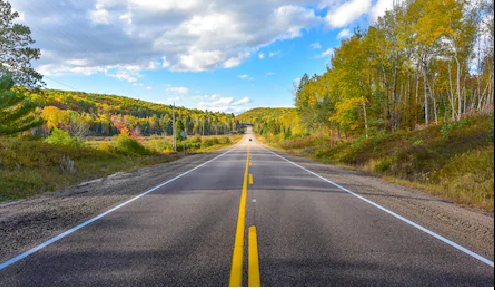
#> input picture Road-Lane-Line-Detection-Project/lane1.png, 495 x 290 px
$ python program_for_image.py
#> lines starting #> are read from the running program, lines starting #| are printed output that depends on the picture; after the words box and inside, x2 and y2 are one past the last pixel; in counts of white or black regions, pixels touching at a corner belong together
# Road Lane Line Detection in an Image - with OpenCV

import cv2
import numpy as np
from matplotlib import pyplot as plt

#Now we define a function that will mask every other thing than our region of interest

def region_of_interest(img, vertices):
    mask = np.zeros_like(img)  #blank matrix that matches the img height and width
    #channel_count = img.shape[2]  #retrive the number of color channels in img
    match_mask_color = 255  #create a match color with same color channel_count
    cv2.fillPoly(mask, vertices, match_mask_color) #Fills the area bounded by one or more polygons.
    masked_image = cv2.bitwise_and(img, mask)
    return masked_image

#Region of Interest: This step is to take into account only the region covered by the road lane.
# A mask is created here, which is of the same dimension as our road image.
# Furthermore, bitwise AND operation is performed between each pixel of our img and this mask.
# It ultimately masks the img and shows the region of interest traced by the region_of_interest_vertices contour of the mask.

def draw_the_lines(img, lines):
    img = np.copy(img)
    blank_image = np.zeros((img.shape[0], img.shape[1], 3), dtype=np.uint8)

    for line in lines:
        for x1, y1, x2, y2 in line:
            cv2.line(blank_image, (x1,y1), (x2,y2), (255, 0, 0), thickness=6)

    img = cv2.addWeighted(img, 0.8, blank_image, 1, 0.0)
    return img

image = cv2.imread('lane1.png')
#> image is the input picture: shape (290, 495, 3); mean B, G, R 111.5, 127.7, 126.3
image = cv2.cvtColor(image, cv2.COLOR_BGR2RGB)

#print(image.shape)    #(height,width,channels)
height = image.shape[0]
#> height = 290
width = image.shape[1]
#> width = 495

region_of_interest_vertices = [
    (0, height),
    (width/2 , height/2 -10),
    (width, 256)
]
#> region_of_interest_vertices = [(0, 290), (247.5, 135), (495, 256)]

gray_image = cv2.cvtColor(image, cv2.COLOR_BGR2GRAY)
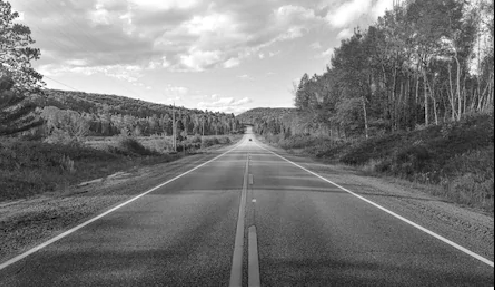
#> gray_image: shape (290, 495); min 0, max 255, mean 122.7
blur = cv2.GaussianBlur(gray_image, (3, 3), 0)
canny_image = cv2.Canny(blur, 55, 192)
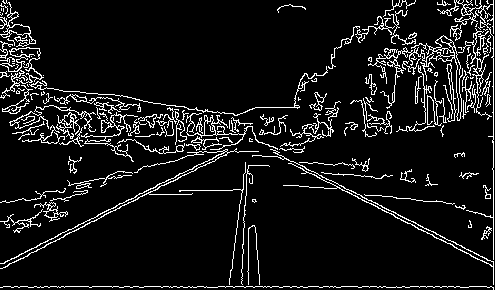
#> canny_image: shape (290, 495); 8.6% white in thin lines or dots

cropped_image = region_of_interest(canny_image,np.array([region_of_interest_vertices], np.int32),)
#> in region_of_interest, `cv2.fillPoly(mask, vertices, match_mask_color)`:
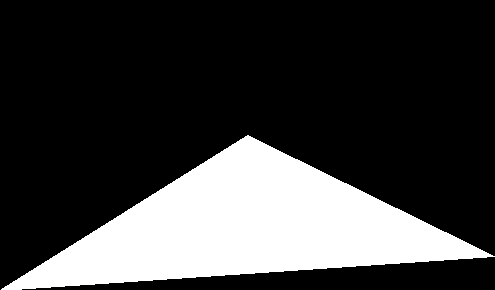
#> mask: shape (290, 495); 24.1% white; 1 white region, box (x1, y1, x2, y2) and area: (1, 135, 495, 290) 34612
#> in region_of_interest, `masked_image = cv2.bitwise_and(img, mask)`:
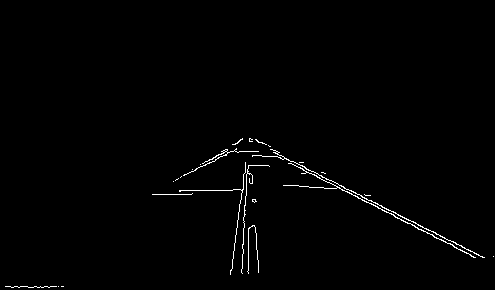
#> masked_image: shape (290, 495); 0.96% white in thin lines or dots, all inside (x1, y1, x2, y2) = (5, 138, 494, 288)

lines = cv2.HoughLinesP(cropped_image,
                        rho=3,
                        theta=np.pi/180,
                        threshold=100,
                        lines=np.array([]),
                        minLineLength=0,
                        maxLineGap=8)
#> lines = [[305, 168, 415, 222], [277, 156, 475, 257], [241, 272, 247, 169], [416, 223, 484, 257], [230, 274, 245, 163]]
image_with_lines = draw_the_lines(image, lines)
#> the loop in draw_the_lines, `for line in lines:` made 5 passes
#> after the loop in draw_the_lines, `for line in lines:`:
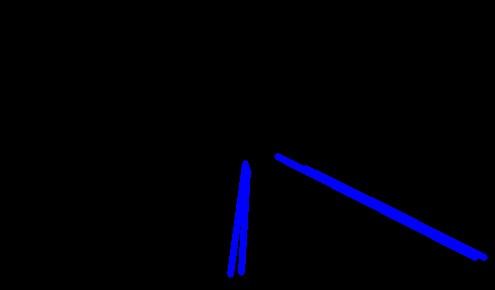
#> blank_image: shape (290, 495, 3); mean of channels 0, 1, 2 6.6, 0, 0; drawn as B, G, R
#> in draw_the_lines, `img = cv2.addWeighted(img, 0.8, blank_image, 1, 0.0)`:
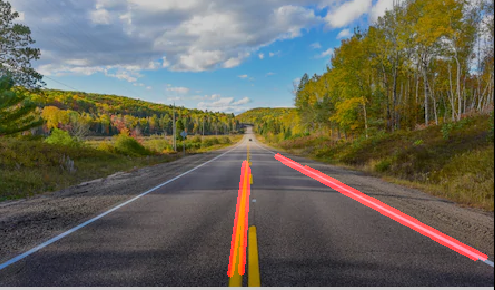
#> img: shape (290, 495, 3); mean R, G, B 104.6, 102.2, 89.2


titles = ['original image','canny_image','cropped_image','image_with_lines']
images = [image,canny_image, cropped_image,image_with_lines]

for i in range(4):
    plt.subplot(2, 2, i+1), plt.imshow(images[i], 'gray')
    plt.title(titles[i])
    plt.xticks([]),plt.yticks([])

plt.show()
